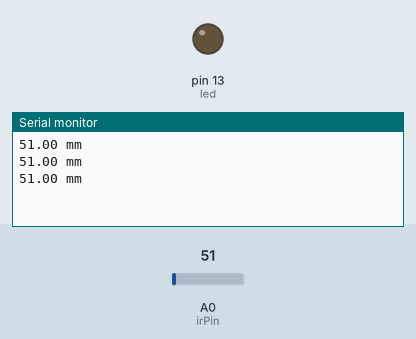
Simulated run of this sketch. Board: Arduino Uno, built with avr-gcc and run on an emulated ATmega328P. On the bench: output pins drawn as LEDs (lit = HIGH), the last lines printed to the serial monitor. The test bench sets the inputs (shaded band); at power-on: A0 (irPin) = 51.

Above: at 1.3 s.
1.4 s: A0 (irPin) set to 18
At 1.9 s:
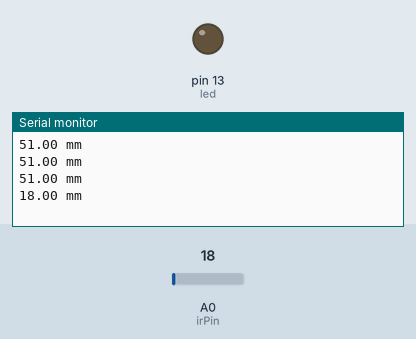
2.9 s: A0 (irPin) set to 14
At 3.31 s:
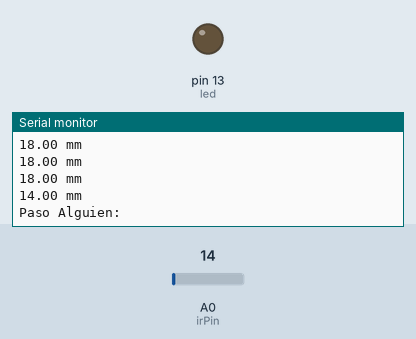
Timing chart, 0 to 5.9 s (numbered marks = the images above; inputs shaded):
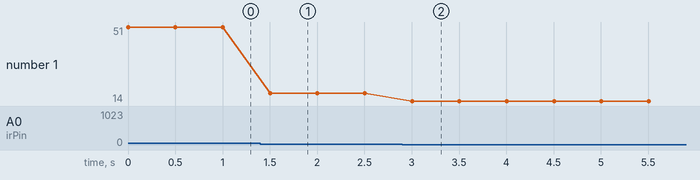

Measured:
- the behaviour switches between 17 and 16 on A0 (irPin) (found by bisection; images 1 and 2)
- after the input at 1.4 s, the serial monitor: prints a new line after 0.10 s (image 1)
- after the input at 2.9 s, the serial monitor: prints a new line after 0.10 s (image 2)
- plotted number 1: 51 → 18 after the input at 1.4 s, 18 → 14 after the input at 2.9 s

The sketch:

infrarojo.ino
```cpp
// Internetdelascosas.cl
// Script para leer temperatura utilizando un LM35

// Declaracion de variables
float irC;
int irPin = 0; // Definimos la entrada en pin A0
int led = 13;
void setup()
{
  pinMode(led, OUTPUT);
  // Abre puerto serial y lo configura a 9600 bps
    Serial.begin(9600);

}
void loop()
{
    // Lee el valor desde el sensor
    irC = analogRead(irPin);

    // Convierte el valor a temperatura
   // tempC = (5.0 * tempC * 100.0)/1024.0;

    // Envia el dato al puerto serial
    Serial.print(irC);
    Serial.print(" mm\n");

    if (irC <= 16){
      Serial.print("Paso Alguien: ");
        digitalWrite(led, HIGH);


        }
digitalWrite(led, LOW);

        // all are correct

    // Espera cinco segundo para repetir el loop
    delay(500);
}
```
